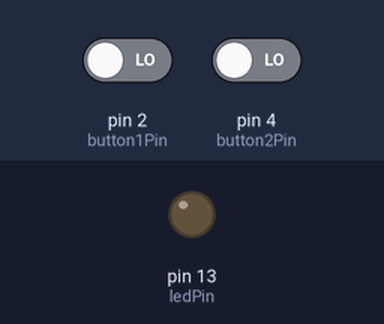
A sketch run on a simulated Arduino Uno, built with avr-gcc and run on an emulated ATmega328P. On the bench: output pins drawn as LEDs (lit = HIGH). The inputs (shaded band) are chosen by the test bench; at power-on: pin 2 (button1Pin) LOW, pin 4 (button2Pin) LOW.

Above: at 1.2 s.
1.3 s: pin 2 (button1Pin) driven HIGH and pin 4 (button2Pin) driven HIGH
At 2.5 s:
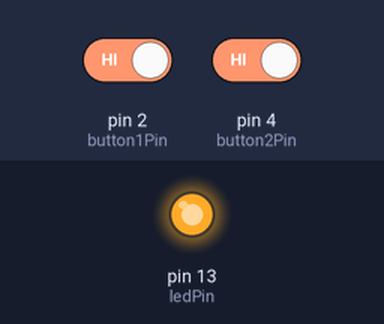
2.8 s: pin 2 (button1Pin) driven LOW
At 3.7 s:
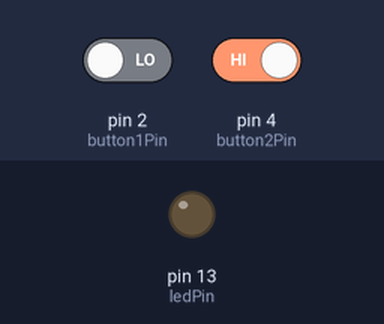
4.3 s: pin 2 (button1Pin) driven HIGH
At 4.8 s:
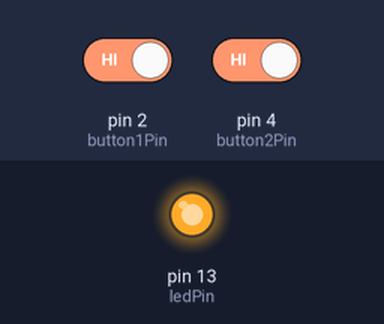
Timing chart, 0 to 7.3 s (numbered marks = the images above; inputs shaded):
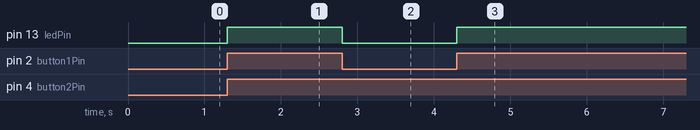

Measured:
- after the input at 1.3 s, pin 13 (ledPin): LOW → HIGH at once
- after the input at 2.8 s, pin 13 (ledPin): HIGH → LOW at once
- after the input at 4.3 s, pin 13 (ledPin): LOW → HIGH at once

The sketch:

pushbutton.ino
```cpp
const int ledPin = 13;
const int button1Pin = 2;
const int button2Pin = 4;

int button1State = 0;
int button2State = 0;

void setup() {
  pinMode(ledPin, OUTPUT);
  pinMode(button1Pin, INPUT);
  pinMode(button2Pin, INPUT);
}

void loop(){
  button1State = digitalRead(button1Pin);
  button2State = digitalRead(button2Pin);


  if (button1State == HIGH && button2State == HIGH) {
    digitalWrite(ledPin, HIGH);
  } else {
    digitalWrite(ledPin, LOW);
  }
}
```
